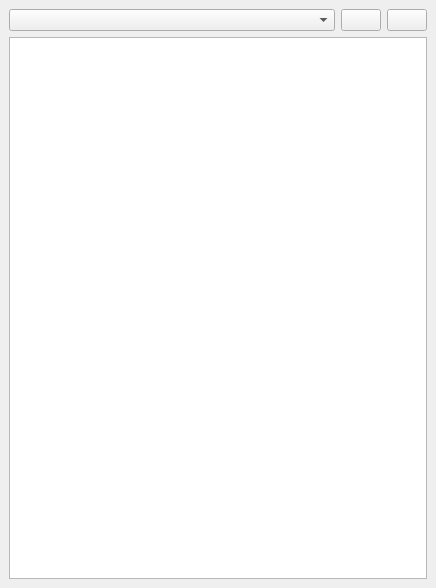
<?xml version="1.0" encoding="UTF-8"?>
<ui version="4.0">
 <class>PaddockViewDockWidgetBase</class>
 <widget class="QDockWidget" name="PaddockViewDockWidgetBase">
  <property name="geometry">
   <rect>
    <x>0</x>
    <y>0</y>
    <width>436</width>
    <height>588</height>
   </rect>
  </property>
  <property name="windowTitle">
   <string>MLA Paddock Power | Paddock View</string>
  </property>
  <widget class="QWidget" name="dockWidgetContents">
   <layout class="QGridLayout">
    <property name="sizeConstraint">
     <enum>QLayout::SetMaximumSize</enum>
    </property>
    <item row="0" column="0">
     <layout class="QHBoxLayout" name="horizontalLayout">
      <property name="sizeConstraint">
       <enum>QLayout::SetDefaultConstraint</enum>
      </property>
      <item>
       <widget class="QComboBox" name="milestoneComboBox">
        <property name="sizePolicy">
         <sizepolicy hsizetype="Expanding" vsizetype="Fixed">
          <horstretch>0</horstretch>
          <verstretch>0</verstretch>
         </sizepolicy>
        </property>
        <property name="font">
         <font>
          <pointsize>8</pointsize>
          <weight>75</weight>
          <bold>true</bold>
         </font>
        </property>
        <property name="editable">
         <bool>false</bool>
        </property>
       </widget>
      </item>
      <item>
       <widget class="QPushButton" name="addMilestoneButton">
        <property name="toolTip">
         <string>Add a new Milestone …</string>
        </property>
        <property name="text">
         <string/>
        </property>
        <property name="icon">
         <iconset>
          <normaloff>../../images/new-milestone.png</normaloff>../../images/new-milestone.png</iconset>
        </property>
       </widget>
      </item>
      <item>
       <widget class="QPushButton" name="deleteMilestoneButton">
        <property name="toolTip">
         <string>Delete the current Milestone …</string>
        </property>
        <property name="text">
         <string/>
        </property>
        <property name="icon">
         <iconset>
          <normaloff>../../images/delete-milestone.png</normaloff>../../images/delete-milestone.png</iconset>
        </property>
       </widget>
      </item>
     </layout>
    </item>
    <item row="9" column="0">
     <widget class="QTableView" name="tableView">
      <property name="maximumSize">
       <size>
        <width>16777215</width>
        <height>16777215</height>
       </size>
      </property>
      <property name="font">
       <font>
        <family>MS Shell Dlg 2</family>
        <pointsize>8</pointsize>
       </font>
      </property>
     </widget>
    </item>
   </layout>
  </widget>
 </widget>
 <resources/>
 <connections/>
</ui>
